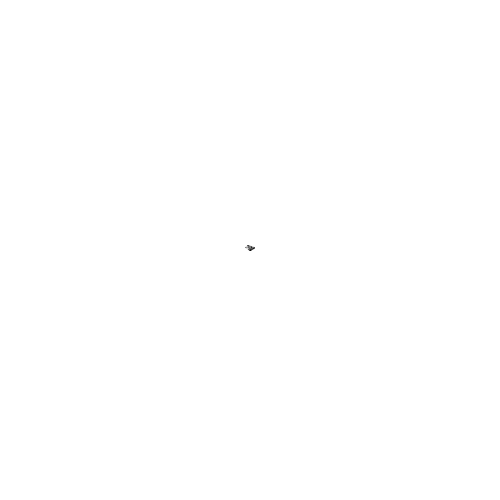
Frame 1 (no input)
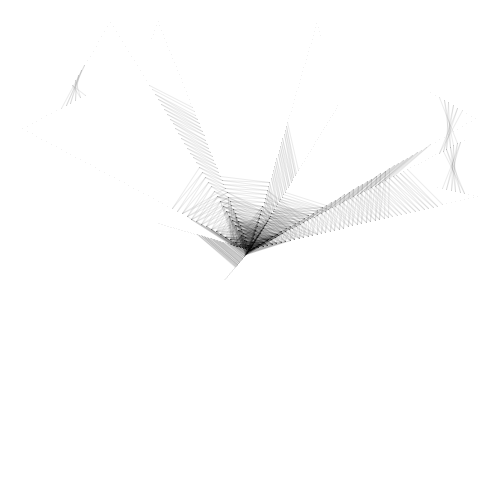
Frame 60 (the mouse pressed at the canvas centre just before this capture)
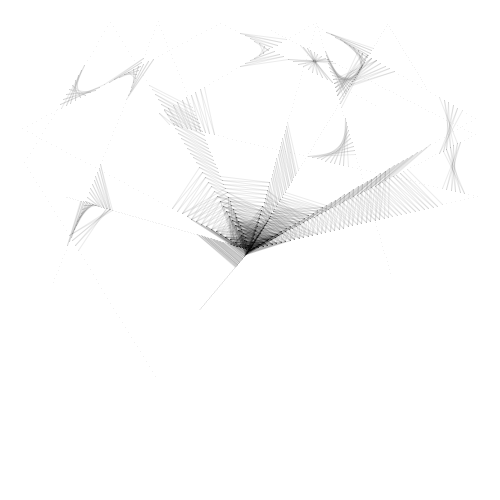
Frame 120 (the mouse held since frame 60 and released just before this capture)

The Processing sketch that drew these frames (run headless with seeded random() and noise(); from frame 60 on, the mouse is pressed at the canvas centre):

// Processing sketch: processing_152593
// ── processing_152593.pde

  /*  Process 5 after Reas
   *  by Neroli Wesley 24 June 2014
   */
  
  int num = 10;                        // number of circles
  float [] circles = new float[num];  // not allocated
  float [] x = new float[num];        // start x
  float [] y = new float[num];        // start y
  float [] dx = new float[num];       // change in x
  float [] dy = new float[num];       // delta y 

void setup () {
  size(500,500);
  background(255);
  
 
  for (int i = 0; i < num; i++) {
      circles[i] = 50;               // diameter  
      x[i] = width/2;                // initial x for all the circles
      y[i] = height/2;               // initial y for all the circles
      dx[i] = random(-1,1)*5;        // random x and y 
      dy[i] = random(-1,1)*5;        // times 5 for funky effect
    }
}
  
void draw () {
  //background(255, 50);
    for (int i = 0; i < num; i++) {  // move each circle its random amount
      x[i] += dx[i];
      y[i] += dy[i];
    
      // When the shape hits the edge of the window, it reverses its direction
      // half the circle diametre makes them bounce off the edges
      if (x[i] > width-circles[i]/2 || x[i] < circles[i]/2) {
        // dx = dx > 0 ? -random(min, max) : random(min, max); modelled off this
        // I want it to bounce reflecting so make it either - or +ve the same amount
        // use abs to get a positive number
        dx[i] = dx[i] > 0 ? -dx[i] : abs(dx[i]);
        //println(x[i]);
      }
      if (y[i] > height-circles[i]/2 || y[i] < circles[i]/2) {
        dy[i] = dy[i] > 0 ? -dy[i] : abs(dy[i]);
      }
      stroke(0,20);
      //ellipse(x[i], y[i], circles[i],circles[i]);
      for (int j = 0 ; j < num; j++) {        // test against each other circle
        float collision = dist(x[i],y[i], x[j],y[j]);  // check if the circles
        //println(collision);
        if (collision < circles[i]/2 + circles[j]/2) { // draws a line to itself at x,y so draws a line
          line (x[i], y[i], x[j], y[j]);
        }
      }
    }
      
}
